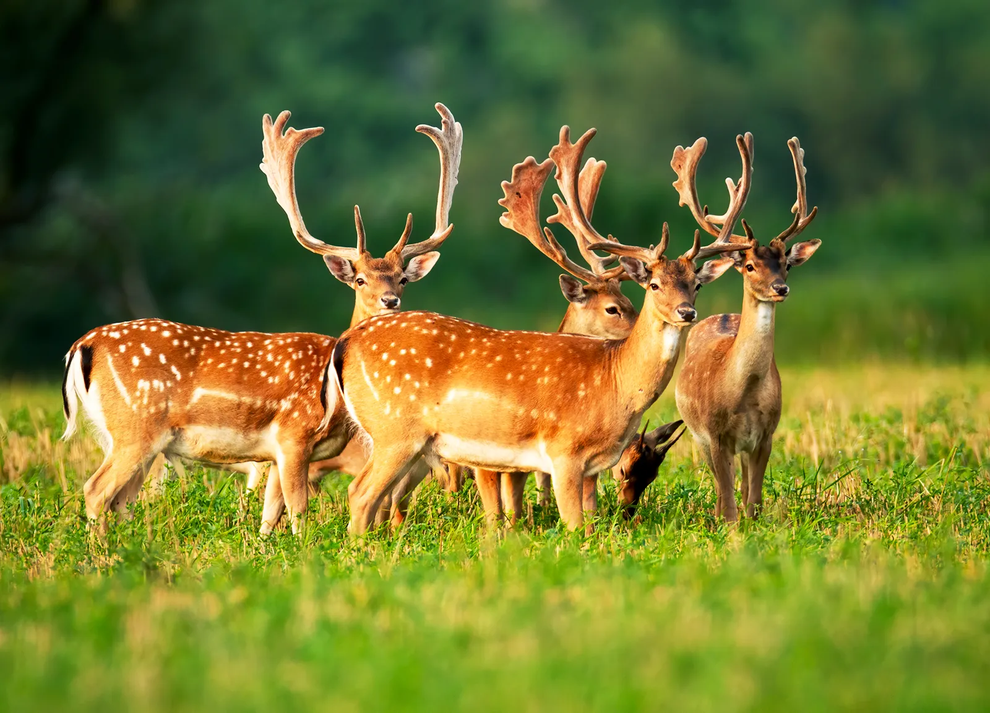
#> input picture Fallow-deer-dama-dama.png, 990 x 713 px, shrunk from 1600 x 1153 before the run
$ python task5.py
#> lines starting #> are read from the running program, lines starting #| are printed output that depends on the picture; after the words box and inside, x2 and y2 are one past the last pixel; in counts of white or black regions, pixels touching at a corner belong together
#> further down, image is the input picture: shape (713, 990, 3); mean B, G, R 48, 119.7, 114.4
import cv2
import numpy as np
import matplotlib.pyplot as plt
from sklearn.cluster import KMeans

# Utility to plot and optionally save image
def plot_image(img, title, save_path=None):
    plt.figure(figsize=(8, 6))
    plt.imshow(img)
    plt.title(title)
    plt.axis("off")
    if save_path:
        plt.savefig(save_path, bbox_inches='tight', dpi=300)
    plt.show()

def segment_image_kmeans(image, k=2):
    # Reshape and convert to float32
#> called with k = 4
    pixel_vals = image.reshape((-1, 3)).astype(np.float32)

    # Apply KMeans
    kmeans = KMeans(n_clusters=k, random_state=42)
    labels = kmeans.fit_predict(pixel_vals)
    centers = np.uint8(kmeans.cluster_centers_)

    # Replace each pixel with its cluster center
    segmented = centers[labels.flatten()].reshape(image.shape)
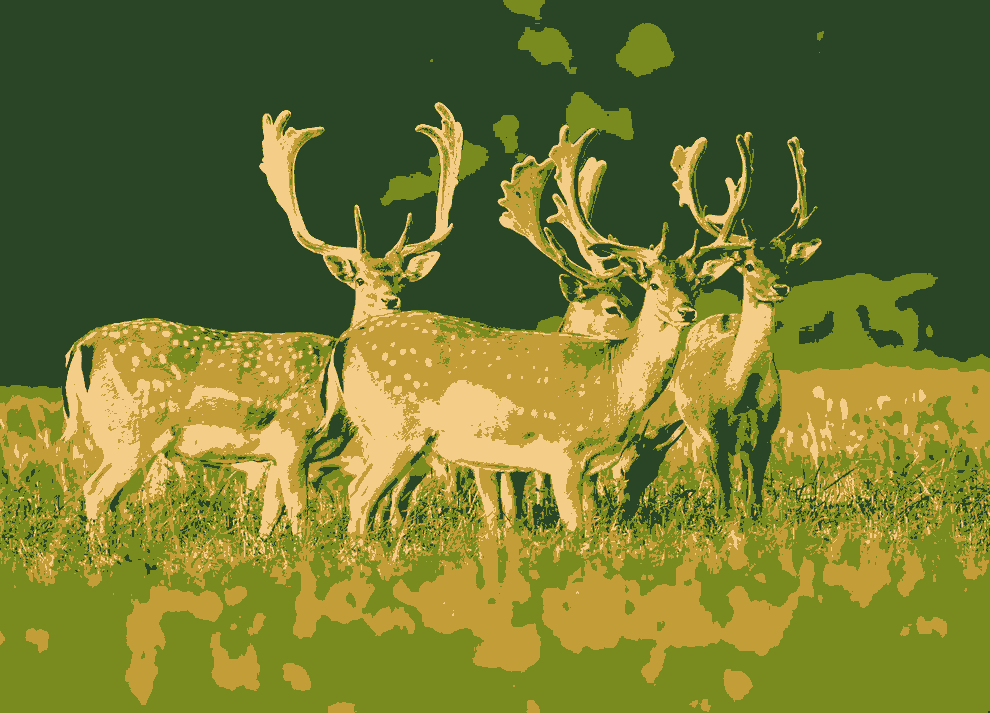
#> segmented: shape (713, 990, 3); mean R, G, B 113.9, 119.1, 47.6
    return segmented

def find_and_draw_contours(image, segmented_image):
    # Convert to grayscale and blur
    gray = cv2.cvtColor(segmented_image, cv2.COLOR_RGB2GRAY)
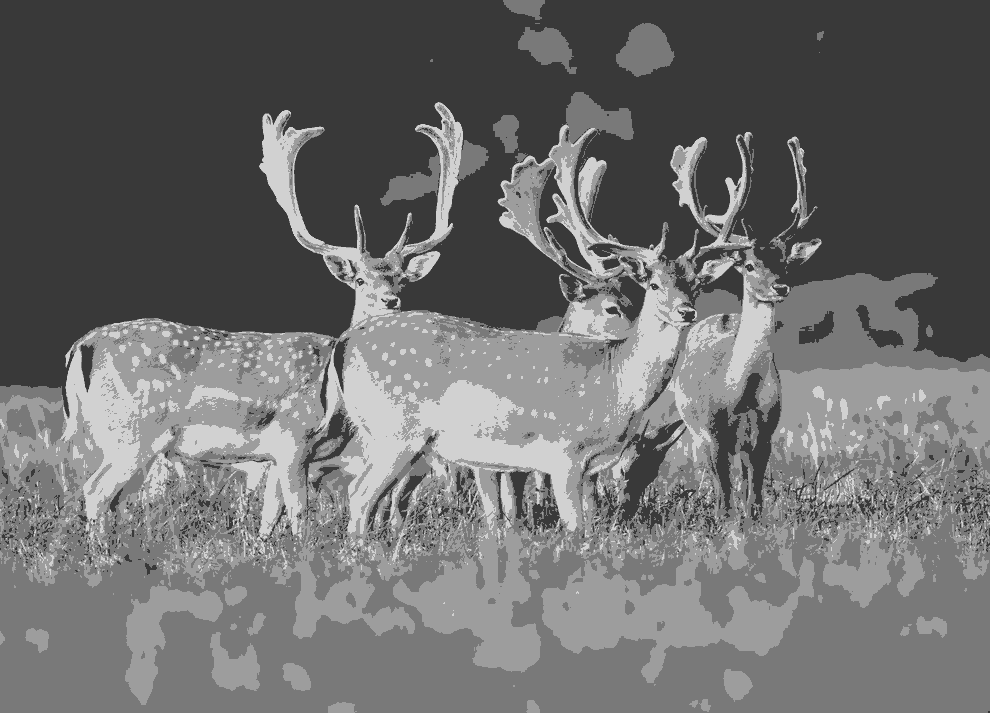
#> gray: shape (713, 990); min 57, max 209, mean 109.3
    blurred = cv2.GaussianBlur(gray, (5, 5), 0)
    _, thresh = cv2.threshold(blurred, 0, 255, cv2.THRESH_BINARY + cv2.THRESH_OTSU)
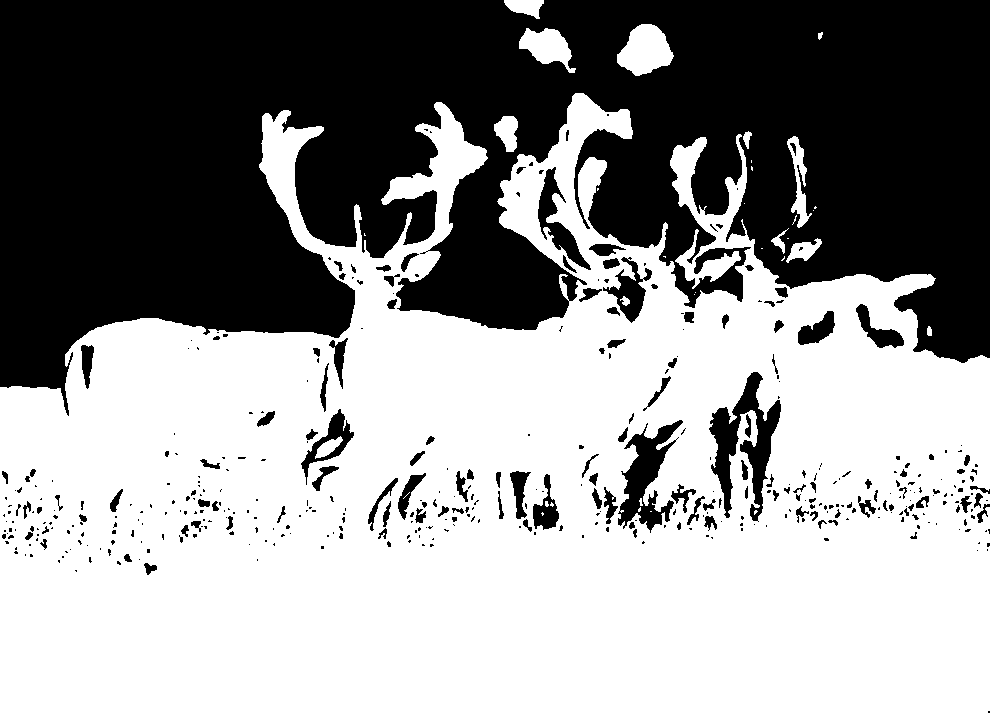
#> thresh: shape (713, 990); 57.7% white; 432 black regions (298 under 20 px)

    # Find contours
    contours, _ = cv2.findContours(thresh, cv2.RETR_EXTERNAL, cv2.CHAIN_APPROX_SIMPLE)
#> contours = 25 contours, 15 with area under 20; largest, box (x1, y1, x2, y2) and area: (0, 93, 990, 713) 422619, (617, 24, 674, 76) 1892, (519, 28, 576, 73) 1294, (787, 136, 812, 228) 747, (494, 116, 518, 152) 544

    # Draw contours
    contour_overlay = image.copy()
    cv2.drawContours(contour_overlay, contours, -1, (255, 0, 0), 2)
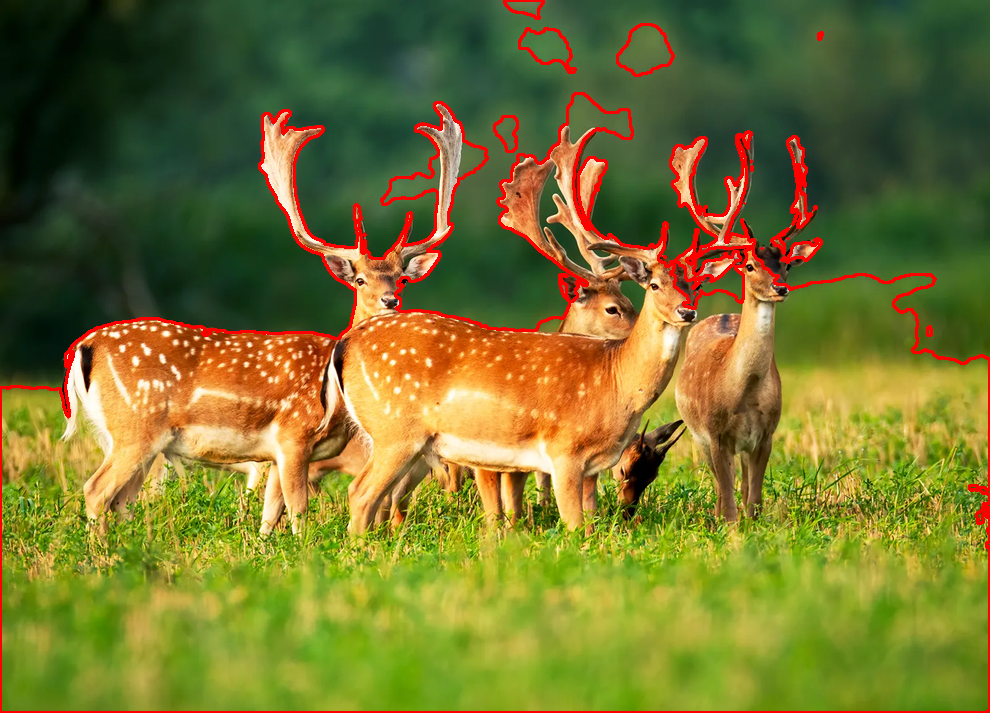
#> contour_overlay: shape (713, 990, 3); mean R, G, B 118.8, 115.9, 45.9

    # Draw bounding boxes
    box_overlay = image.copy()
    for cnt in contours:
        x, y, w, h = cv2.boundingRect(cnt)
        cv2.rectangle(box_overlay, (x, y), (x + w, y + h), (0, 255, 0), 2)
#> this loop made 25 passes
#> (x, y, w, h) on passes 1, 2, 3, 4, 7, 10, 11, 12, 13, 14, 18, 19: (927, 326, 5, 10), (694, 294, 1, 1), (695, 292, 1, 1), (781, 256, 4, 5), (786, 238, 36, 25), (771, 228, 18, 26), (792, 215, 5, 10), (813, 210, 1, 1), (814, 206, 3, 3), (744, 203, 1, 1), (787, 136, 25, 92), (743, 131, 9, 18)
#> (cnt, x, y, w, h) on passes 5, 6, 8, 9, 15, 16: ([[663, 256], [664, 256], [665, 257], [665, 256]], 663, 256, 3, 2), ([[761, 248], [762, 248]], 761, 248, 2, 1), ([[787, 238], [788, 238]], 787, 238, 2, 1), ([[364, 233], [364, 235], [365, 235], [364, 234]], 364, 233, 2, 3), ([[597, 188], [597, 190], [598, 189], [598, 188]], 597, 188, 2, 3), ([[751, 166], [751, 169], [752, 170], [752, 167]], 751, 166, 2, 5)
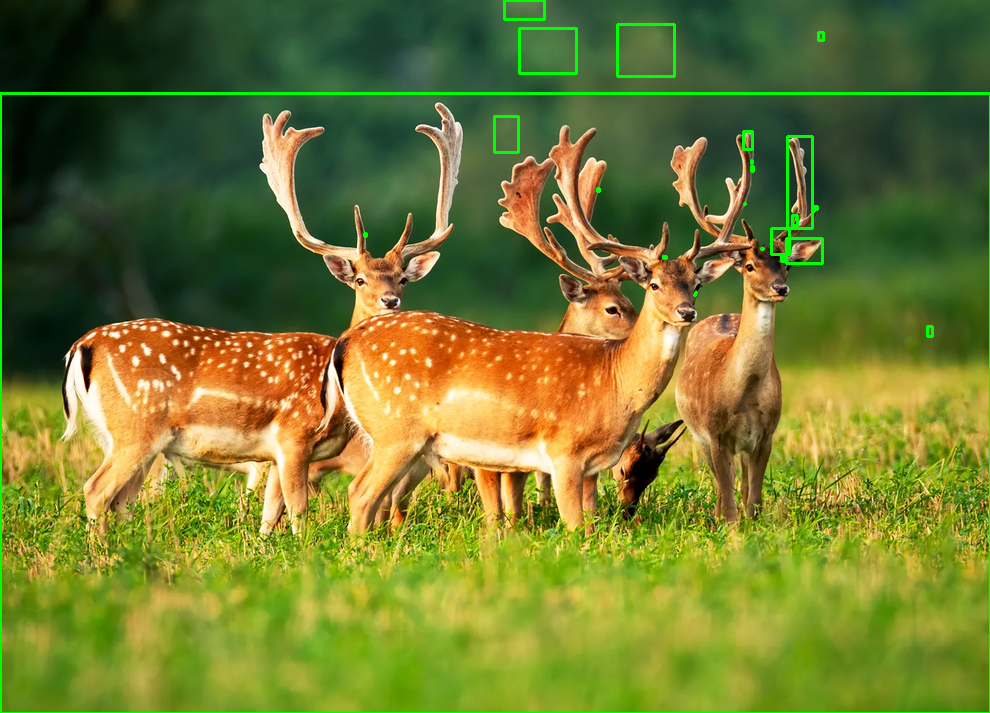
#> box_overlay: shape (713, 990, 3); mean R, G, B 113.4, 121.9, 47.4

    return contour_overlay, box_overlay

# Main execution
if __name__ == "__main__":
    # Load and convert image
    image_path = "Fallow-deer-dama-dama.png"
    image = cv2.imread(image_path)
    image = cv2.cvtColor(image, cv2.COLOR_BGR2RGB)

    # Display original image
    plot_image(image, "Original Image")

    # Segment image
    k = 4
    segmented_image = segment_image_kmeans(image, k)
    plot_image(segmented_image, f"Segmented Image (k={k})")

    # Draw contours and boxes
    contour_overlay, box_overlay = find_and_draw_contours(image, segmented_image)
    plot_image(contour_overlay, "AR Overlay with Contours")
    plot_image(box_overlay, "Bounding Boxes Overlay")

$ run again, with img.jpg saved as Fallow-deer-dama-dama.png
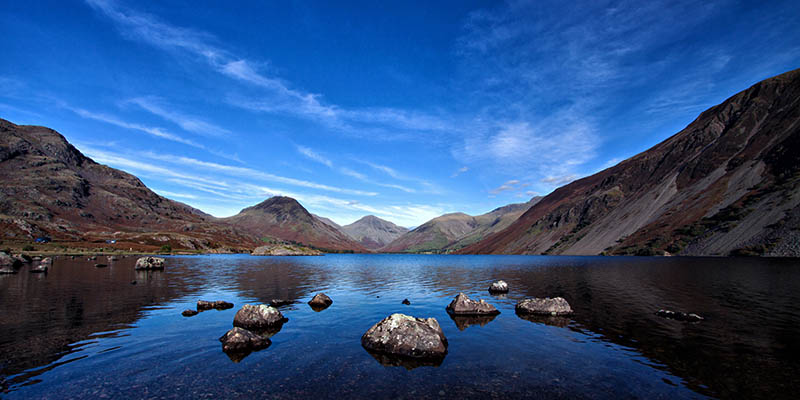
#> input picture img.jpg, 800 x 400 px
#> image is the input picture: shape (400, 800, 3); mean B, G, R 129.5, 82.5, 49.2
#> in find_and_draw_contours, `_, thresh = cv2.threshold(blurred, 0, 255, cv2.THRESH_BINARY + cv2.THR..`:
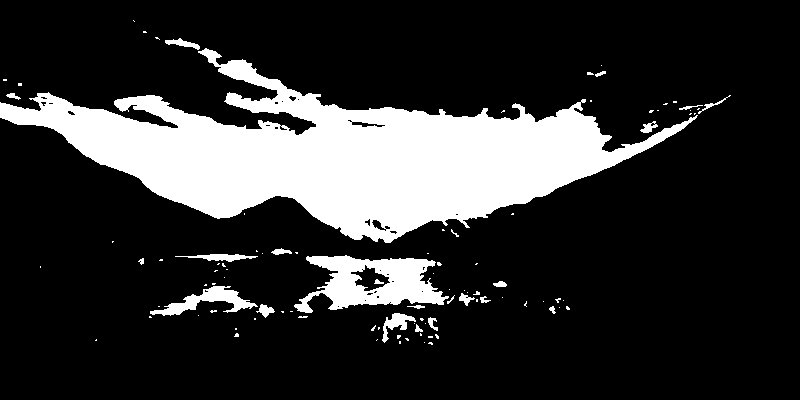
#> thresh: shape (400, 800); 19.3% white; 98 white regions (75 under 20 px)
#> contours = 97 contours, 79 with area under 20; largest, box (x1, y1, x2, y2) and area: (0, 48, 698, 243) 52667, (294, 255, 449, 313) 4990, (150, 286, 258, 316) 1001, (382, 313, 416, 343) 312, (175, 254, 258, 262) 238
#> contour_overlay: shape (400, 800, 3); mean R, G, B 57.3, 76.2, 120.5
#> the loop in find_and_draw_contours, `for cnt in contours:` made 97 passes
#> (x, y, w, h) on passes 1, 2, 6, 8, 9, 11, 14, 15: (428, 342, 5, 3), (424, 342, 1, 1), (405, 338, 4, 3), (397, 335, 4, 4), (435, 334, 4, 5), (234, 333, 5, 4), (371, 325, 5, 6), (415, 324, 8, 8)
#> after the loop in find_and_draw_contours, `for cnt in contours:`:
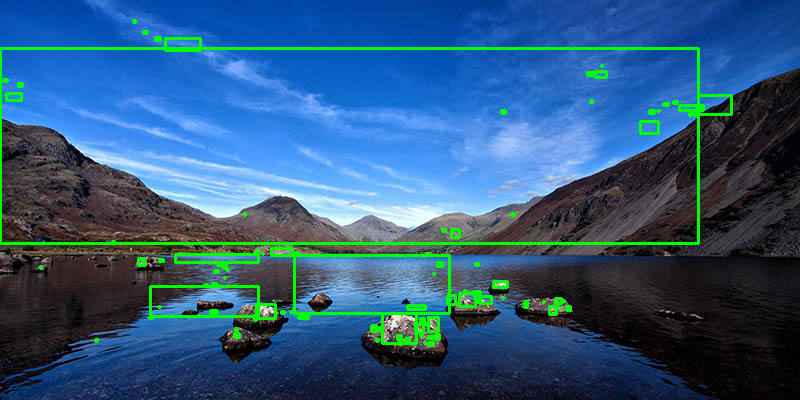
#> box_overlay: shape (400, 800, 3); mean R, G, B 46.7, 88.7, 124.4
